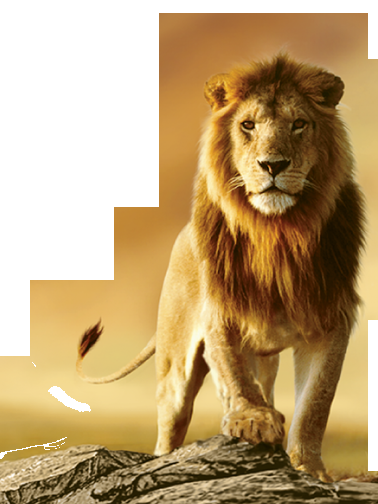
#> input picture lion4.png, 378 x 504 px
$ jupyter execute --allow-errors fast_image_retrieval.ipynb
#> lines starting #> are read from the running program, lines starting #| are printed output that depends on the picture
[cell 1]
import numpy as np
from matplotlib import pyplot as plt
from sklearn.cluster import KMeans
from sklearn.datasets import make_blobs
import os
import cv2
from sklearn.neighbors import BallTree
from sklearn.neighbors import NearestNeighbors
from scipy.spatial import distance

## surf feature descriptors for images kept in rootDir

[cell 2]
rootDir='./images/' # give the path of folder which contains images

list_of_features=[]
for dirName, subdirList, fileList in os.walk(rootDir):
    for fname in fileList:
        image = cv2.imread(rootDir+fname)
        gray = cv2.cvtColor(image, cv2.COLOR_BGR2GRAY)
        surf = cv2.xfeatures2d.SURF_create()
        (kps, descs) = surf.detectAndCompute(gray, None)

        for i in range(0,len(descs)):
            list_of_features.append(descs[i])

#> (a cell that did not finish here is left out)

## kmeans clustering

[cell 4]
list_of_features=np.asarray(list_of_features)
n_clusters = 128;
ret =  KMeans(n_clusters = n_clusters,random_state=0,max_iter=1000,tol=0.000001)
#> (the rest of this cell did not finish here and is left out)

#> (a cell that did not finish here is left out)

[cell 6]
histogram_per_image=[]
my_dict = {}
count=0

for dirName, subdirList, fileList in os.walk(rootDir):
    for fname in fileList:
        my_dict[fname]=count
        count+=1
        print(fname)
        image = cv2.imread(rootDir+fname)
        gray = cv2.cvtColor(image, cv2.COLOR_BGR2GRAY)
        surf = cv2.xfeatures2d.SURF_create()
        (kps, descs) = surf.detectAndCompute(gray, None)
        histogram = np.zeros(n_clusters)
        for i in range(0,len(descs)):
            mi=1000000000
            t=0
            for j in range(0,len(ret.cluster_centers_)):
                dist = np.linalg.norm(descs[i]-ret.cluster_centers_[j])


                if(mi>=dist):
                    mi=dist
                    t=j
            histogram[t]+=1

        histogram_per_image.append(histogram)

[cell 7]
hist=[]
test_image='lion4.png'
image = cv2.imread(test_image)
#> image is the input picture: shape (504, 378, 3); mean B, G, R 118.9, 162.7, 189.9
gray = cv2.cvtColor(image, cv2.COLOR_BGR2GRAY)
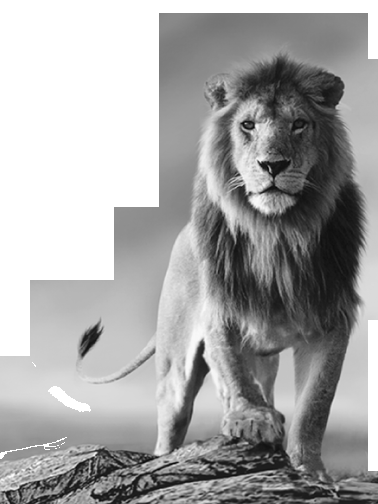
#> gray: shape (504, 378); min 6, max 255, mean 165.9
#> (the rest of this cell did not finish here and is left out)
